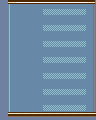

A level layout from a 2D game, rendered from its tile map. Below: a short description, then the map file with its tile-grid data intact:
An orthogonal 12x15 tile map with 8x8 px tiles, 1 tile layer (Tile Layer 1).

<map version="1.5" tiledversion="1.7.2" orientation="orthogonal" renderorder="right-down" width="12" height="15" tilewidth="8" tileheight="8" infinite="0" nextlayerid="2" nextobjectid="1">
 <tileset firstgid="1" name="MenuTiles" tilewidth="8" tileheight="8" tilecount="128" columns="32">
  <image source="MenuTiles.png" width="256" height="32" />
 </tileset>
 <layer id="1" name="Tile Layer 1" width="12" height="15">
  <data encoding="csv">
1,115,116,116,116,116,116,116,116,116,116,117,
1,118,10,10,10,123,124,124,124,124,125,119,
1,118,10,10,10,10,10,10,10,10,10,119,
1,118,10,10,10,123,124,124,124,124,125,119,
1,118,10,10,10,10,10,10,10,10,10,119,
1,118,10,10,10,123,124,124,124,124,125,119,
1,118,10,10,10,10,10,10,10,10,10,119,
1,118,10,10,10,123,124,124,124,124,125,119,
1,118,10,10,10,10,10,10,10,10,10,119,
1,118,10,10,10,123,124,124,124,124,125,119,
1,118,10,10,10,10,10,10,10,10,10,119,
1,118,10,10,10,123,124,124,124,124,125,119,
1,118,10,10,10,10,10,10,10,10,10,119,
1,118,10,10,10,123,124,124,124,124,125,119,
1,33,33,33,33,33,33,33,33,33,33,33
</data>
 </layer>
</map>
